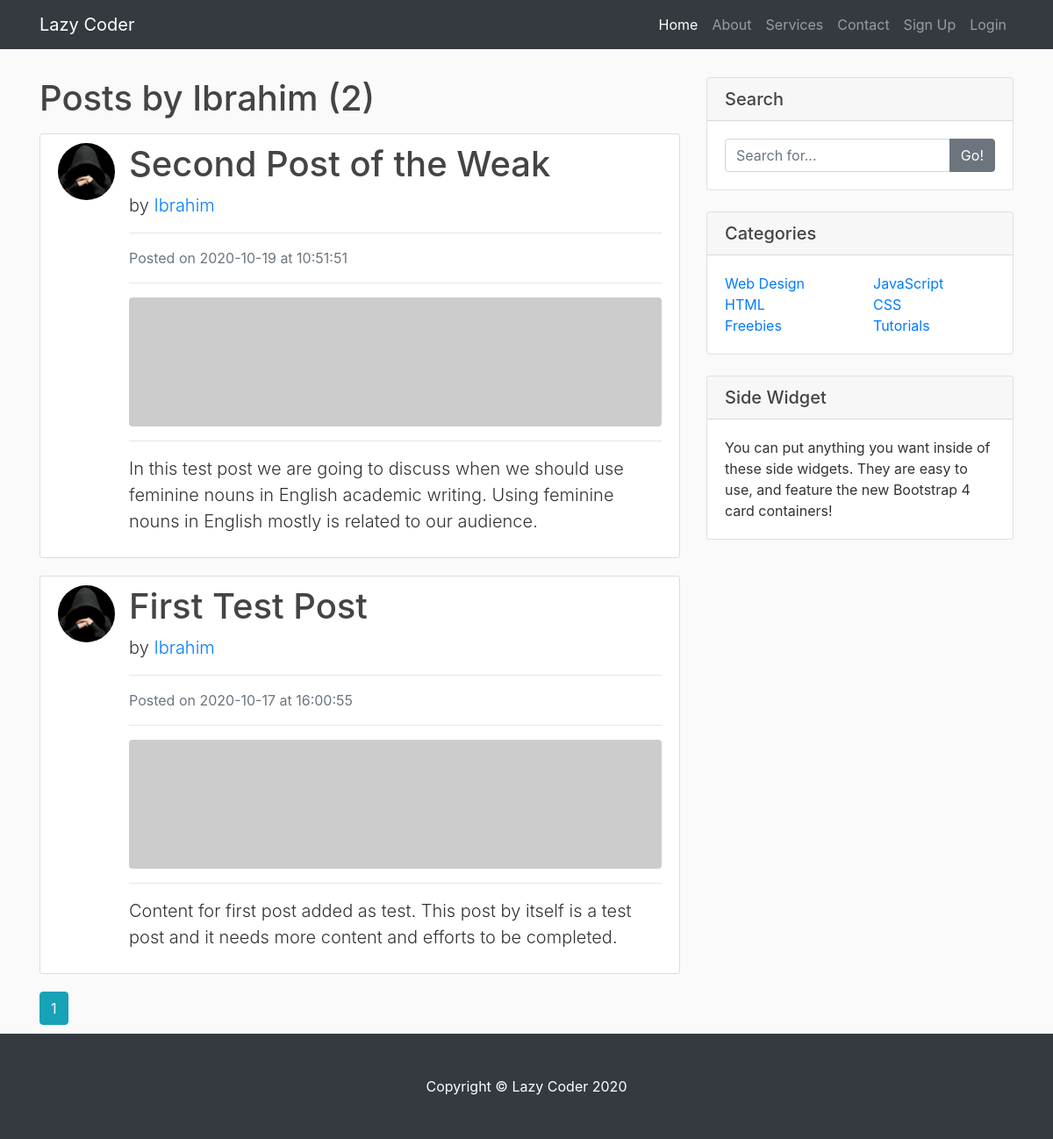
The page /user/Ibrahim on the database its author committed.
### blog/models.py (models this page shows, shortened)
class User(db.Model, UserMixin):
    id = db.Column(db.Integer, primary_key=True)
    username = db.Column(db.String(255), unique=True, nullable=False)
    email = db.Column(db.String(255), unique=True, nullable=False)
    image_file = db.Column(db.String(20), nullable=False, default='default.jpg')
    password = db.Column(db.String(60), nullable = False)
    posts = db.relationship('Post', backref='author', lazy=True)

class Post(db.Model):
    id = db.Column(db.Integer, primary_key=True)
    title = db.Column(db.String(100), nullable=True)
    date_posted = db.Column(db.DateTime, nullable=False, default=datetime.utcnow)
    content = db.Column(db.Text, nullable=False)
    user_id = db.Column(db.Integer, db.ForeignKey('user.id'), nullable=False)

### blog/user/routes.py (the view)
@user.route('/user/<string:username>')
def user_posts(username):
    page = request.args.get('page', 1, type=int)
    user = User.query.filter_by(username=username).first_or_404()
    posts = Post.query.filter_by(author=user)\
        .order_by(Post.date_posted.desc())\
        .paginate(page=page, per_page=3)
    return render_template('user_posts.html', title='User Posts', posts=posts, user=user)

### blog/templates/user_posts.html
{% extends "layout.html" %}
{% block content %}
    <h1 class="mb-3 article-title">Posts by {{ user.username }} ({{ posts.total }})</h1>
    {% for post in posts.items %}
        <div class="media content-section">
            <img class="rounded-circle article-img" src="{{ url_for('static', filename='profiles/' + post.author.image_file) }}" alt="">
            <div class="media-body">
                <h1>
                    <a href="{{ url_for('post.show_post', post_id=post.id) }}" class="article-title">
                        {{ post.title }}
                    </a>
                </h1>
                <p class="lead">
                    by <a href="{{ url_for('user.user_posts', username=post.author.username) }}">{{ post.author.username }}</a>
                </p>
                <hr>
                <p class="text-muted">Posted on {{ post.date_posted.strftime('%Y-%m-%d') }} at {{ post.date_posted.strftime('%H:%M:%S') }}</p>
                <hr>
                <img class="img-fluid rounded" src="http://placehold.it/620x150" alt="">
                <hr>
                <p class="lead">{{ post.content }}</p>
            </div>
        </div>
    {% endfor %}
    {% for page_num in posts.iter_pages(left_edge=1, right_edge=1, left_current=1, right_current=2) %}
        {% if page_num %}
            {% if posts.page == page_num %}
                <a href="{{ url_for('user.user_posts', username=user.username, page=page_num) }}" class="btn btn-info mr-1">{{ page_num }}</a>
            {% else %}
                <a href="{{ url_for('user.user_posts', username=user.username, page=page_num) }}" class="btn btn-outline-info mr-1">{{ page_num }}</a>
            {% endif %}
        {% else %}
            ...
        {% endif %}
    {% endfor %}
{% endblock content %}
{% block sidebar %}
    <div class="card my-2">
        <h5 class="card-header">Search</h5>
        <div class="card-body">
            <div class="input-group">
                <input type="text" class="form-control" placeholder="Search for...">
                <span class="input-group-append">
                <button class="btn btn-secondary" type="button">Go!</button>
                </span>
            </div>
        </div>
    </div>
    <div class="card my-4">
        <h5 class="card-header">Categories</h5>
        <div class="card-body">
            <div class="row">
                <div class="col-lg-6">
                    <ul class="list-unstyled mb-0">
                        <li>
                            <a href="#">Web Design</a>
                        </li>
                        <li>
                            <a href="#">HTML</a>
                        </li>
                        <li>
                            <a href="#">Freebies</a>
                        </li>
                    </ul>
                </div>
                <div class="col-lg-6">
                    <ul class="list-unstyled mb-0">
                        <li>
                            <a href="#">JavaScript</a>
                        </li>
                        <li>
                            <a href="#">CSS</a>
                        </li>
                        <li>
                            <a href="#">Tutorials</a>
                        </li>
                    </ul>
                </div>
            </div>
        </div>
    </div>
    <div class="card my-4">
        <h5 class="card-header">Side Widget</h5>
        <div class="card-body">
            You can put anything you want inside of these side widgets. They are easy to use, and feature the new Bootstrap 4 card containers!
        </div>
    </div>
{% endblock sidebar %}

### blog/static/main.css (style rules this page uses)
body { background: #fafafa; color: #333333; margin-top: 5rem; }
h1, h2, h3, h4, h5, h6 { color: #444444; }
.content-section { background: #ffffff; padding: 10px 20px; border: 1px solid #dddddd; border-radius: 3px; margin-bottom: 20px; }
.article-title { color: #444444; }
.article-img { height: 65px; width: 65px; margin-right: 16px; }

### rows shown on the page
User: username "Ibrahim"
Post: image_file (placeholder picture), title "Second Post of the Weak", author.username "Ibrahim", date_posted "2020-10-19", date_posted "10:51:51", content "In this test post we are going to discuss when we should use feminine nouns in English academic writing. Using feminine nouns in English mostly is related to our audience."
Post: image_file (placeholder picture), title "First Test Post", author.username "Ibrahim", date_posted "2020-10-17", date_posted "16:00:55", content "Content for first post added as test. This post by itself is a test post and it needs more content and efforts to be completed."

### other values the page prints
{{ posts.total }} "2"
{{ page_num }} "1"
